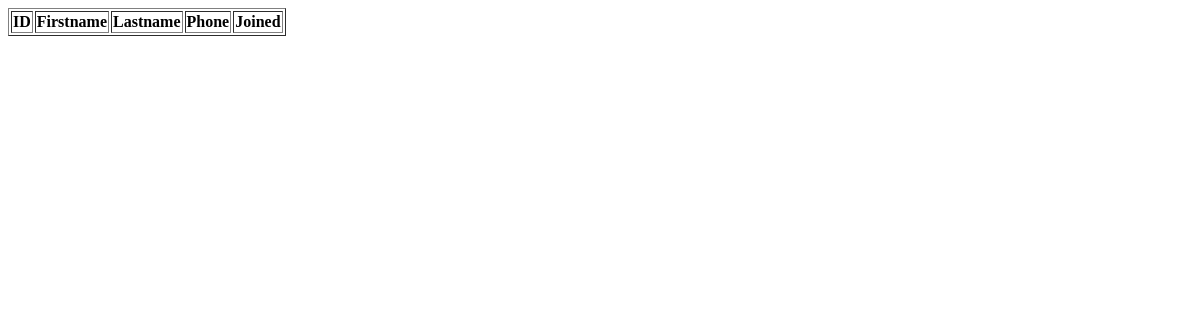
The app's page /testing/, older data.
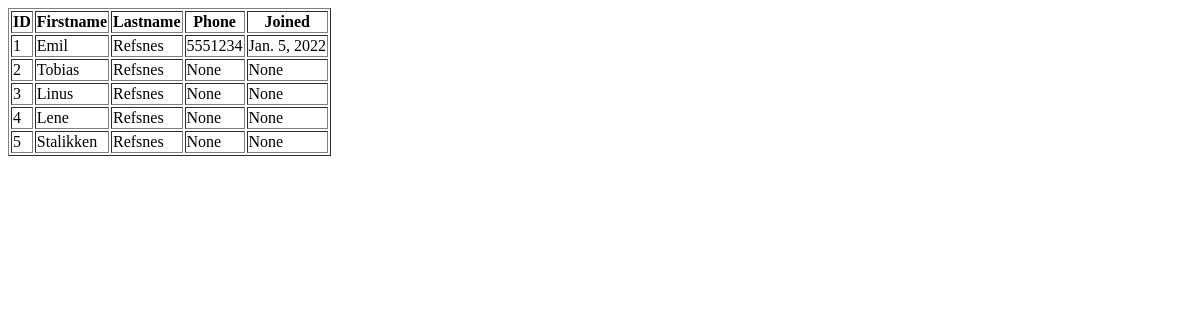
The same page, newer data.
### members/models.py (models this page shows, shortened)
class Member(models.Model):
  firstname = models.CharField(max_length=255)
  lastname = models.CharField(max_length=255)
  phone = models.IntegerField(null=True)
  joined_date = models.DateField(null=True)

### members/views.py (the view)
# urls.py: path('testing/', views.testing, name='testing'),
def testing(request):
  mymembers = Member.objects.all().values()
  template = loader.get_template('template.html')
  context = {
    'mymembers': mymembers,
  }
  return HttpResponse(template.render(context, request))

### members/templates/template.html
<!DOCTYPE html>
<html>
<body>
<table border='1'>
  <tr>
    <th>ID</th>
    <th>Firstname</th>
    <th>Lastname</th>
    <th>Phone</th>
    <th>Joined</th>
  </tr>
  {% for x in mymembers %}
    <tr>
      <td>{{ x.id }}</td>
      <td>{{ x.firstname }}</td>
      <td>{{ x.lastname }}</td>
      <td>{{ x.phone }}</td>
      <td>{{ x.joined_date }}</td>
    </tr>
  {% endfor %}
</table>
</body>
</html>

Row changes from the older to the newer data that the page shows:
added Member: id "1", firstname "Emil", lastname "Refsnes", phone "5551234", joined_date "Jan. 5, 2022"
added Member: id "2", firstname "Tobias", lastname "Refsnes", phone "None", joined_date "None"
added Member: id "3", firstname "Linus", lastname "Refsnes", phone "None", joined_date "None"
added Member: id "4", firstname "Lene", lastname "Refsnes", phone "None", joined_date "None"
added Member: id "5", firstname "Stalikken", lastname "Refsnes", phone "None", joined_date "None"
